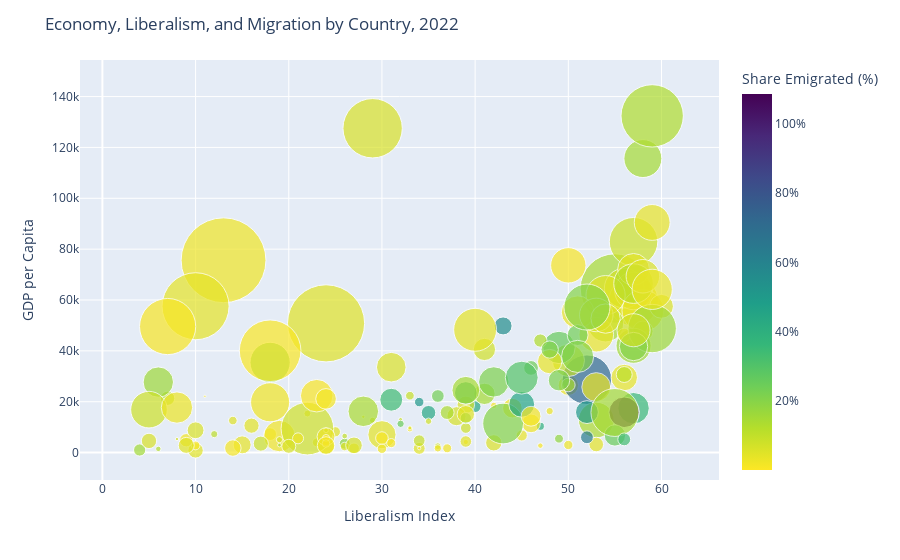

Source (notebook cell):
### Code cell
# Load the data
df1 = pd.read_excel('GDP.PCAP.PP.xlsx')
df2 = pd.read_excel('Civil.liberties.xlsx')
df3 = pd.read_excel('ShareBornAbroad.xlsx')
df4 = pd.read_excel('ShareEmigrated.xlsx')

# Extract relevant columns (assuming the last column is the latest year)
gdp = df1[['Country', df1.columns[-1]]].rename(columns={df1.columns[-1]: 'gdp_per_capita'})
liberty = df2[['Country', df2.columns[-1]]].rename(columns={df2.columns[-1]: 'liberalism_index'})
immigration = df3[['Country', df3.columns[-1]]].rename(columns={df3.columns[-1]: 'share_born_abroad'})
emigration = df4[['Country', df4.columns[-1]]].rename(columns={df4.columns[-1]: 'share_emigrated'})

# Merge the DataFrames on 'Country'
data = gdp.merge(liberty, on='Country').merge(immigration, on='Country').merge(emigration, on='Country')

# Create the interactive bubble chart with plotly (px)
fig = px.scatter(data, x='liberalism_index', y='gdp_per_capita', size='share_born_abroad', color='share_emigrated',
                 hover_name='Country', size_max=60, color_continuous_scale='viridis_r',
                 labels={'liberalism_index': 'Liberalism Index', 'gdp_per_capita': 'GDP per Capita',
                         'share_born_abroad': 'Born Abroad Rate (%)', 'share_emigrated': 'Share Emigrated (%)'})

# Format hover data to show one decimal place as percentages
fig.update_traces(hovertemplate='<b>%{hovertext}</b><br>' +
                                'Liberalism Index: %{x}<br>' +
                                'GDP per Capita: %{y}<br>' +
                                'Born Abroad Rate: %{marker.size:.1f}%<br>' +
                                'Share Emigrated: %{marker.color:.1f}%')

# Update color bar to show percentages
fig.update_coloraxes(colorbar=dict(tickformat='.0%'))

fig.update_layout(title='Economy, Liberalism, and Migration by Country, 2022',
                  xaxis_title='Liberalism Index',
                  yaxis_title='GDP per Capita')
fig.show()

# Save the figure as an HTML file
fig.write_html("plot.html")

### Figure 1 — Plotly figure (JSON) as saved in the notebook; plotly's stock layout.template omitted (floating-point values rounded to 4 significant figures; data arrays with more than 128 entries replaced by an {"elided": "..."} marker saying what was removed)
{"data": [{"hovertemplate": "<b>%{hovertext}</b><br>Liberalism Index: %{x}<br>GDP per Capita: %{y}<br>Born Abroad Rate: %{marker.size:.1f}%<br>Share Emigrated: %{marker.color:.1f}%", "hovertext": {"elided": "170 str values"}, "legendgroup": "", "marker": {"color": {"elided": "170 float values"}, "coloraxis": "coloraxis", "size": {"elided": "170 float values"}, "sizemode": "area", "sizeref": 0.02448, "symbol": "circle"}, "mode": "markers", "name": "", "orientation": "v", "showlegend": false, "type": "scatter", "x": {"elided": "170 int values"}, "xaxis": "x", "y": {"elided": "170 float values"}, "yaxis": "y"}], "layout": {"coloraxis": {"colorbar": {"tickformat": ".0%", "title": {"text": "Share Emigrated (%)"}}, "colorscale": [[0, "#fde725"], [0.1111, "#b5de2b"], [0.2222, "#6ece58"], [0.3333, "#35b779"], [0.4444, "#1f9e89"], [0.5556, "#26828e"], [0.6667, "#31688e"], [0.7778, "#3e4989"], [0.8889, "#482878"], [1, "#440154"]]}, "legend": {"itemsizing": "constant", "tracegroupgap": 0}, "margin": {"t": 60}, "title": {"text": "Economy, Liberalism, and Migration by Country, 2022"}, "xaxis": {"anchor": "y", "domain": [0, 1], "title": {"text": "Liberalism Index"}}, "yaxis": {"anchor": "x", "domain": [0, 1], "title": {"text": "GDP per Capita"}}}}
